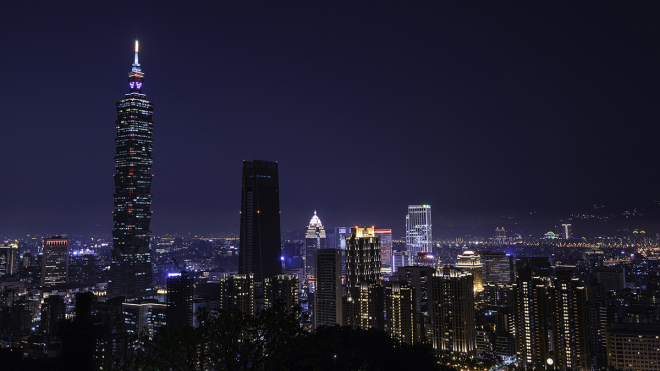
#> input picture Harshith Vashishtha Course/Ch21_imageManupulation_pillow_module_PIL/brightness/1.jpg, 660 x 371 px
$ python brghtness.py
#> lines starting #> are read from the running program, lines starting #| are printed output that depends on the picture
from PIL import Image, ImageEnhance
import os

# --------brightness -----------
image = Image.open('1.jpg')
#> image is the input picture: PIL image 660x371 RGB; mean R, G, B 31.6, 30.2, 47.5
enhancer = ImageEnhance.Brightness(image)
enhancer.enhance(10).save('1_10.jpg')
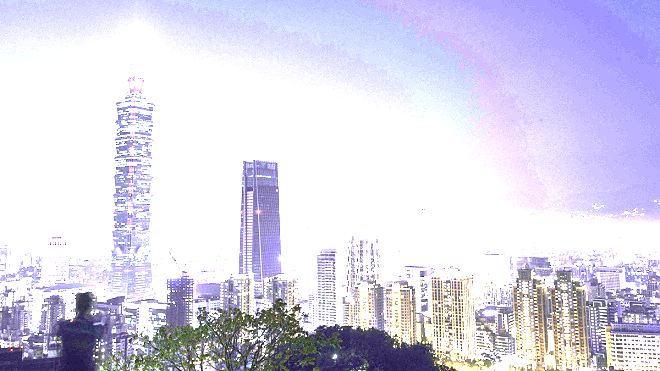
#> saved as 1_10.jpg: PIL image 660x371 RGB; mean R, G, B 217.7, 214.7, 234.9

# 0 & beyond -> black
# 1 & above -> brightness
